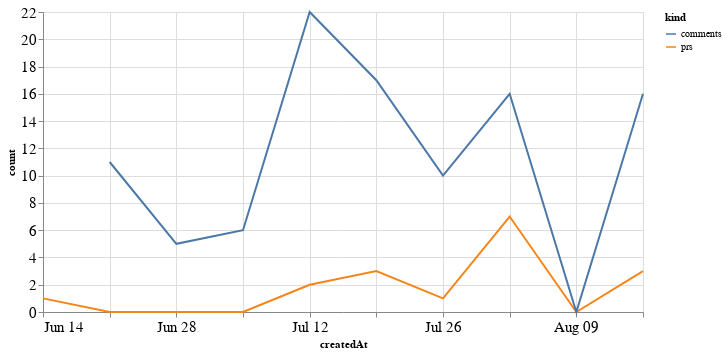

The notebook cell this image was saved under:
### Code cell
alt.Chart(total_time, width=600).mark_line().encode(
    x='createdAt',
    y='count',
    color='kind'
)

### Figure 1 — Vega-Lite specification as saved in the notebook (floating-point values rounded to 4 significant figures)
{"config": {"axisLeft": {"labelFontSize": 15}, "axisBottom": {"labelFontSize": 15}}, "data": {"name": "data-e1078f2df6dc78496b945fa55e8bd9dc"}, "mark": "line", "encoding": {"color": {"type": "nominal", "field": "kind"}, "x": {"type": "temporal", "field": "createdAt"}, "y": {"type": "quantitative", "field": "count"}}, "width": 600, "$schema": "https://vega.github.io/schema/vega-lite/v4.8.1.json", "datasets": {"data-e1078f2df6dc78496b945fa55e8bd9dc": [{"createdAt": "2020-06-14T00:00:00", "kind": "prs", "count": 1.0}, {"createdAt": "2020-06-21T00:00:00", "kind": "prs", "count": 0.0}, {"createdAt": "2020-06-28T00:00:00", "kind": "prs", "count": 0.0}, {"createdAt": "2020-07-05T00:00:00", "kind": "prs", "count": 0.0}, {"createdAt": "2020-07-12T00:00:00", "kind": "prs", "count": 2.0}, {"createdAt": "2020-07-19T00:00:00", "kind": "prs", "count": 3.0}, {"createdAt": "2020-07-26T00:00:00", "kind": "prs", "count": 1.0}, {"createdAt": "2020-08-02T00:00:00", "kind": "prs", "count": 7.0}, {"createdAt": "2020-08-09T00:00:00", "kind": "prs", "count": 0.0}, {"createdAt": "2020-08-16T00:00:00", "kind": "prs", "count": 3.0}, {"createdAt": "2020-06-14T00:00:00", "kind": "comments", "count": null}, {"createdAt": "2020-06-21T00:00:00", "kind": "comments", "count": 11.0}, {"createdAt": "2020-06-28T00:00:00", "kind": "comments", "count": 5.0}, {"createdAt": "2020-07-05T00:00:00", "kind": "comments", "count": 6.0}, {"createdAt": "2020-07-12T00:00:00", "kind": "comments", "count": 22.0}, {"createdAt": "2020-07-19T00:00:00", "kind": "comments", "count": 17.0}, {"createdAt": "2020-07-26T00:00:00", "kind": "comments", "count": 10.0}, {"createdAt": "2020-08-02T00:00:00", "kind": "comments", "count": 16.0}, {"createdAt": "2020-08-09T00:00:00", "kind": "comments", "count": 0.0}, {"createdAt": "2020-08-16T00:00:00", "kind": "comments", "count": 16.0}]}}
